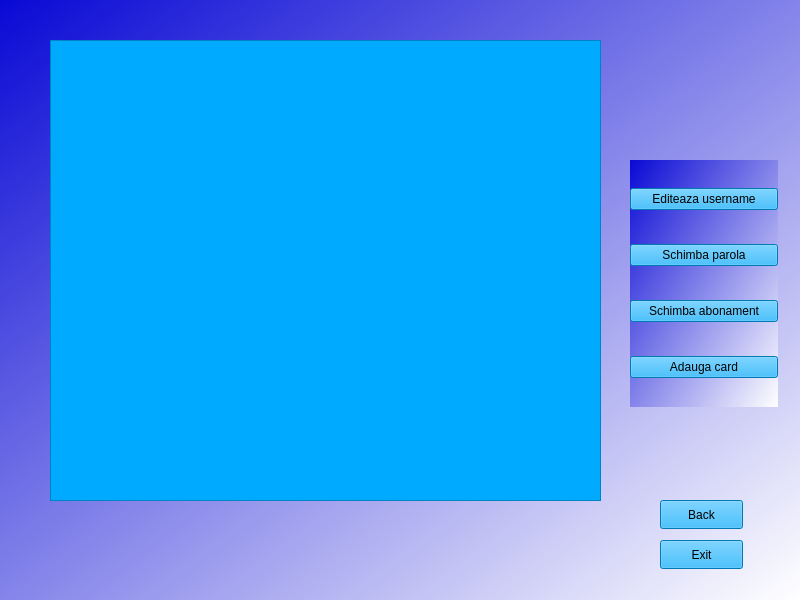
<?xml version="1.0" encoding="UTF-8"?>
<ui version="4.0">
 <class>detalii</class>
 <widget class="QWidget" name="detalii">
  <property name="geometry">
   <rect>
    <x>0</x>
    <y>0</y>
    <width>800</width>
    <height>600</height>
   </rect>
  </property>
  <property name="windowTitle">
   <string>MyDrive</string>
  </property>
  <property name="windowIcon">
   <iconset resource="resurse.qrc">
    <normaloff>:/imagini/d.ico</normaloff>:/imagini/d.ico</iconset>
  </property>
  <property name="styleSheet">
   <string notr="true">background-color: qlineargradient(spread:pad, x1:0, y1:0, x2:1, y2:1, stop:0 rgba(9, 9, 213, 255), stop:1 rgba(255, 255, 255, 255));</string>
  </property>
  <widget class="QListWidget" name="doc">
   <property name="geometry">
    <rect>
     <x>50</x>
     <y>40</y>
     <width>551</width>
     <height>461</height>
    </rect>
   </property>
   <property name="styleSheet">
    <string notr="true">background-color: rgb(85, 170, 255);
background-color: rgb(0, 170, 255);</string>
   </property>
  </widget>
  <widget class="QWidget" name="layoutWidget">
   <property name="geometry">
    <rect>
     <x>630</x>
     <y>160</y>
     <width>148</width>
     <height>247</height>
    </rect>
   </property>
   <layout class="QVBoxLayout" name="verticalLayout">
    <item>
     <widget class="QPushButton" name="EditUser">
      <property name="styleSheet">
       <string notr="true">background-color: rgb(85, 170, 255);
background-color: rgb(0, 170, 255);</string>
      </property>
      <property name="text">
       <string>Editeaza username</string>
      </property>
     </widget>
    </item>
    <item>
     <widget class="QPushButton" name="EditParola">
      <property name="styleSheet">
       <string notr="true">background-color: rgb(85, 170, 255);
background-color: rgb(0, 170, 255);</string>
      </property>
      <property name="text">
       <string>Schimba parola</string>
      </property>
     </widget>
    </item>
    <item>
     <widget class="QPushButton" name="EditAbonament">
      <property name="styleSheet">
       <string notr="true">background-color: rgb(85, 170, 255);
background-color: rgb(0, 170, 255);</string>
      </property>
      <property name="text">
       <string>Schimba abonament</string>
      </property>
     </widget>
    </item>
    <item>
     <widget class="QPushButton" name="Card">
      <property name="styleSheet">
       <string notr="true">background-color: rgb(85, 170, 255);
background-color: rgb(0, 170, 255);</string>
      </property>
      <property name="text">
       <string>Adauga card</string>
      </property>
     </widget>
    </item>
   </layout>
  </widget>
  <widget class="QPushButton" name="Back">
   <property name="geometry">
    <rect>
     <x>660</x>
     <y>500</y>
     <width>83</width>
     <height>29</height>
    </rect>
   </property>
   <property name="styleSheet">
    <string notr="true">background-color: rgb(0, 170, 255);</string>
   </property>
   <property name="text">
    <string>Back</string>
   </property>
  </widget>
  <widget class="QPushButton" name="Exit">
   <property name="geometry">
    <rect>
     <x>660</x>
     <y>540</y>
     <width>83</width>
     <height>29</height>
    </rect>
   </property>
   <property name="styleSheet">
    <string notr="true">background-color: rgb(85, 170, 255);
background-color: rgb(0, 170, 255);</string>
   </property>
   <property name="text">
    <string>Exit</string>
   </property>
  </widget>
 </widget>
 <resources>
  <include location="resurse.qrc"/>
 </resources>
 <connections/>
</ui>
